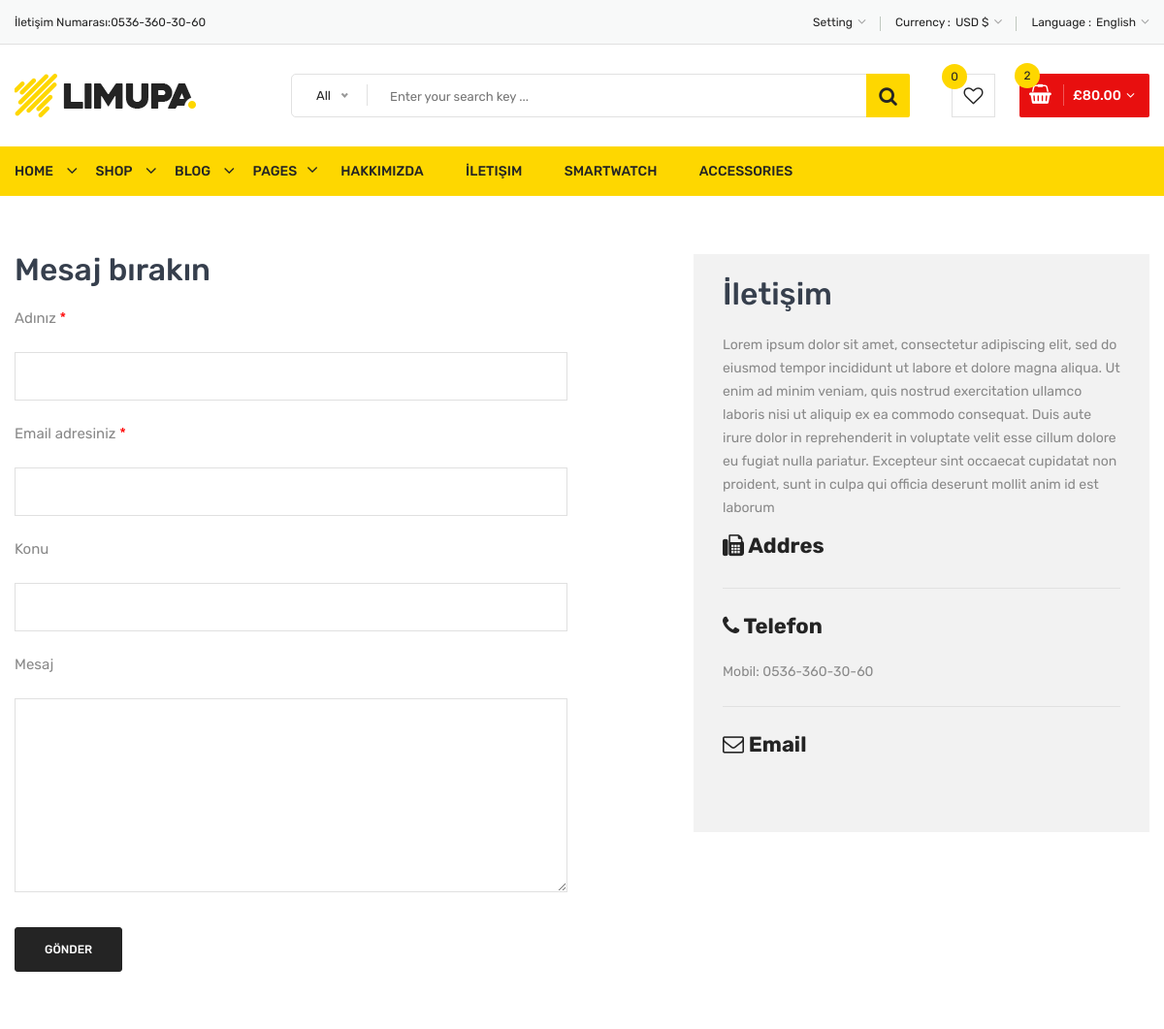
Page /iletisim/ (upper part) on the earlier database version.
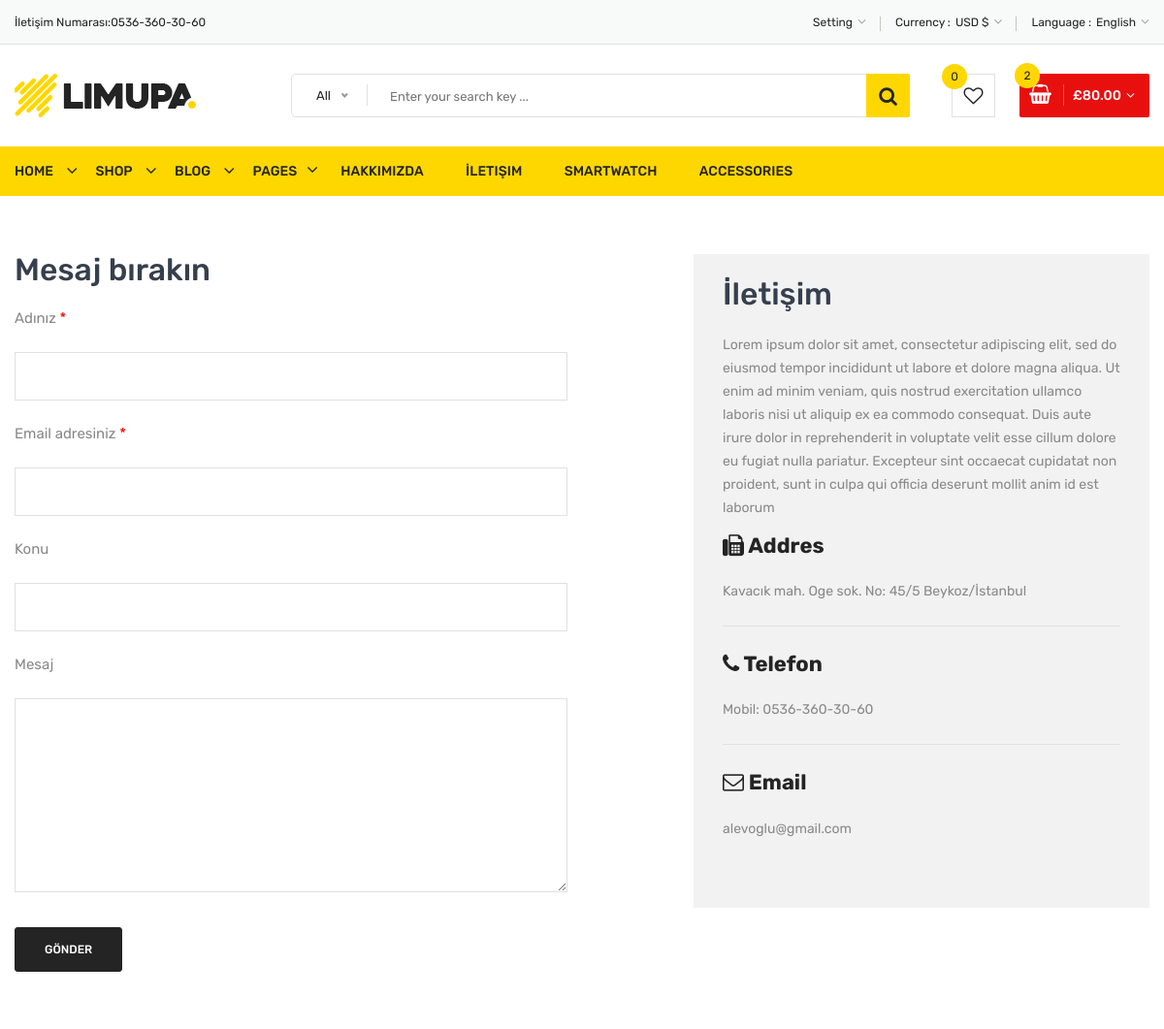
Same page on the later database version.
### home/models.py (models this page shows, shortened)
class Setting(models.Model):
    STATUS = (
        ('True', 'Evet'),
        ('False', 'Hayır'),
    )
    title = models.CharField(max_length=150)
    description = models.CharField(max_length=255)
    keywords = models.CharField(max_length=255)
    company = models.CharField(max_length=50)
    adress = models.CharField(blank=True, max_length=100)
    phone = models.CharField(blank=True, max_length=15)
    fax = models.CharField(blank=True, max_length=15)
    email = models.CharField(blank=True, max_length=20)
    smtpserver = models.CharField(blank=True, max_length=20)
    smtpemail = models.CharField(blank=True, max_length=20)
    smtppassword = models.CharField(blank=True, max_length=10)
    smtpport = models.CharField(blank=True, max_length=5)
    icon = models.ImageField(blank=True, upload_to='images/')
    facebook = models.CharField(blank=True, max_length=50)
    instagram = models.CharField(blank=True, max_length=50)
    twitter = models.CharField(blank=True, max_length=50)
    aboutus = RichTextUploadingField(blank=True)
    contact = RichTextUploadingField(blank=True)
    references = RichTextUploadingField(blank=True)
    status = models.CharField(max_length=10, choices=STATUS)
    create_at = models.DateTimeField(auto_now_add=True)
    update_at = models.DateTimeField(auto_now=True)

### home/views.py (the view)
# urls.py: path('iletisim/', views.iletisim, name='iletisim'),
def iletisim(request):
    setting = Setting.objects.get()
    context = {'setting': setting, 'page': 'iletisim'}
    return render(request, 'iletisim.html', context)

### home/templates/iletisim.html (shortened to what this page needs)
{% extends "homebase.html" %}
{% load static %}
{% block content %}
            <div class="contact-main-page mt-60 mb-40 mb-md-40 mb-sm-40 mb-xs-40">
                <div class="container">
                    <div class="row">
                        <div class="col-lg-5 offset-lg-1 col-md-12 order-1 order-lg-2">
                            <div class="contact-page-side-content">
                                <h3 class="contact-page-title">İletişim</h3>
                                <p class="contact-page-message mb-25"> {{ setting.contact|safe }}</p>
                                <div class="single-contact-block">
                                    <h4><i class="fa fa-fax"></i> Addres</h4>
                                    <p>{{ setting.adress|safe}}</p>
                                </div>
                                <div class="single-contact-block">
                                    <h4><i class="fa fa-phone"></i> Telefon</h4>
                                    <p>Mobil: {{ setting.phone }}</p>
                                </div>
                                <div class="single-contact-block last-child">
                                    <h4><i class="fa fa-envelope-o"></i> Email</h4>
                                    <p>{{ setting.email }}</p>
                                </div>
                            </div>
                        </div>
                        <div class="col-lg-6 col-md-12 order-2 order-lg-1">
                            <div class="contact-form-content pt-sm-55 pt-xs-55">
                                <h3 class="contact-page-title">Mesaj bırakın</h3>
                                <div class="contact-form">
                                    <form    action="mail.php" method="post">
                                        <div class="form-group">
                                            <label>Adınız <span class="required">*</span></label>
                                            <input type="text" name="customerName"  required>
                                        </div>
                                        <div class="form-group">
                                            <label> Email adresiniz <span class="required">*</span></label>
                                            <input type="email" name="email" required>
                                        </div>
                                        <div class="form-group">
                                            <label>Konu</label>
                                            <input type="text" name="konu">
                                        </div>
                                        <div class="form-group mb-30">
                                            <label>Mesaj</label>
                                            <textarea name="mesaj"  ></textarea>
                                        </div>
                                        <div class="form-group">
                                            <button type="submit" value="submit" id="submit" class="li-btn-3" name="mailgonder">Gönder</button>
                                        </div>
                                    </form>
                                </div>
                            </div>
                        </div>
                    </div>
                </div>
            </div>
{% endblock %}

### home/templates/homebase.html (shortened to what this page needs)
<!doctype html>
<html class="no-js" lang="zxx">
<head>
        {% load static %}
        <link type="text/css" rel="stylesheet" href="{% static 'css/material-design-iconic-font.min.css' %}">
        <link type="text/css" rel="stylesheet" href="{% static 'css/font-awesome.min.css' %}">
        <link rel="stylesheet" href="{% static 'css/fontawesome-stars.css' %}">
        <link rel="stylesheet" href="{% static 'css/meanmenu.css' %}">
        <link rel="stylesheet" href="{% static 'css/owl.carousel.min.css' %}">
        <link rel="stylesheet" href="{% static 'css/slick.css' %}">
        <link rel="stylesheet" href="{% static 'css/animate.css' %}">
        <link rel="stylesheet" href="{% static 'css/jquery-ui.min.css' %}">
        <link rel="stylesheet" href="{% static 'css/venobox.css' %}">
        <link rel="stylesheet" href="{% static 'css/nice-select.css' %}">
        <link rel="stylesheet" href="{% static 'css/magnific-popup.css' %}">
        <link rel="stylesheet" href="{% static 'css/bootstrap.min.css' %}">
        <link rel="stylesheet" href="{% static 'css/helper.css' %}">
        <link rel="stylesheet" href="{% static 'css/style.css' %}">
        <link rel="stylesheet" href="{% static 'css/responsive.css' %}">
</head>
    {% include 'header.html' %}
    {% block content %}  {% endblock %}
    {% include 'footer.html' %}
<body>
</body>
</html>

### home/templates/header.html (shortened to what this page needs)
{% load static %}
            <header>
                <div class="header-top">
                    <div class="container">
                        <div class="row">
                            <div class="col-lg-3 col-md-4">
                                <div class="header-top-left">
                                    <ul class="phone-wrap">
                                        <li><span>İletişim Numarası:</span><a href="#">{{setting.phone}}</a></li>
                                    </ul>
                                </div>
                            </div>
                            <div class="col-lg-9 col-md-8">
                                <div class="header-top-right">
                                    <ul class="ht-menu">
                                        <li>
                                            <div class="ht-setting-trigger"><span>Setting</span></div>
                                        </li>
                                        <li>
                                            <span class="currency-selector-wrapper">Currency :</span>
                                            <div class="ht-currency-trigger"><span>USD $</span></div>
                                        </li>
                                        <li>
                                            <span class="language-selector-wrapper">Language :</span>
                                            <div class="ht-language-trigger"><span>English</span></div>
                                        </li>
                                    </ul>
                                </div>
                            </div>
                        </div>
                    </div>
                </div>
                <div class="header-middle pl-sm-0 pr-sm-0 pl-xs-0 pr-xs-0">
                    <div class="container">
                        <div class="row">
                            <div class="col-lg-3">
                                <div class="logo pb-sm-30 pb-xs-30">
                                    <a href="index.html">
                                        <img src="{% static 'images/menu/logo/1.jpg' %}" alt="">
                                    </a>
                                </div>
                            </div>
                            <div class="col-lg-9 pl-0 ml-sm-15 ml-xs-15">
                                <form action="#" class="hm-searchbox">
                                    <input type="text" placeholder="Enter your search key ...">
                                    <button class="li-btn" type="submit"><i class="fa fa-search"></i></button>
                                </form>
                                <div class="header-middle-right">
                                    <ul class="hm-menu">
                                        <li class="hm-wishlist">
                                            <a href="wishlist.html">
                                                <span class="cart-item-count wishlist-item-count">0</span>
                                                <i class="fa fa-heart-o"></i>
                                            </a>
                                        </li>
                                        <li class="hm-minicart">
                                            <div class="hm-minicart-trigger">
                                                <span class="item-text">£80.00
                                                    <span class="cart-item-count">2</span>
                                                </span>
                                            </div>
                                        </li>
                                    </ul>
                                </div>
                            </div>
                        </div>
                    </div>
                </div>
                <div class="header-bottom header-sticky d-none d-lg-block d-xl-block">
                    <div class="container">
                        <div class="row">
                            <div class="col-lg-12">
                                <div class="hb-menu">
                                    <nav>
                                        <ul>
                                            <li class="dropdown-holder"><a href="index.html">Home</a>
                                            </li>
                                            <li class="megamenu-holder"><a href="shop-left-sidebar.html">Shop</a>
                                            </li>
                                            <li class="dropdown-holder"><a href="blog-left-sidebar.html">Blog</a>
                                            </li>
                                            <li class="megamenu-static-holder"><a href="index.html">Pages</a>
                                            </li>
                                            <li><a href="hakkimizda/">Hakkımızda</a></li>
                                            <li><a href="iletisim">İletişim</a></li>
                                            <li><a href="shop-left-sidebar.html">Smartwatch</a></li>
                                            <li><a href="shop-left-sidebar.html">Accessories</a></li>
                                        </ul>
                                    </nav>
                                </div>
                            </div>
                        </div>
                    </div>
                </div>
            </header>

### home/templates/footer.html (shortened to what this page needs)
{% load static %}
    </body>

### home/static/css/responsive.css (style rules this page uses)
@media (min-width: 1200px) and (max-width: 1500px) { .container { max-width: 1170px; padding-left: 0; padding-right: 0; } }

Differences in the rows shown:
changed Setting: adress (not shown) → "Kavacık mah. Oge sok. No: 45/5 Beykoz/İstanbul"; email (not shown) → "alevoglu@gmail.com"
